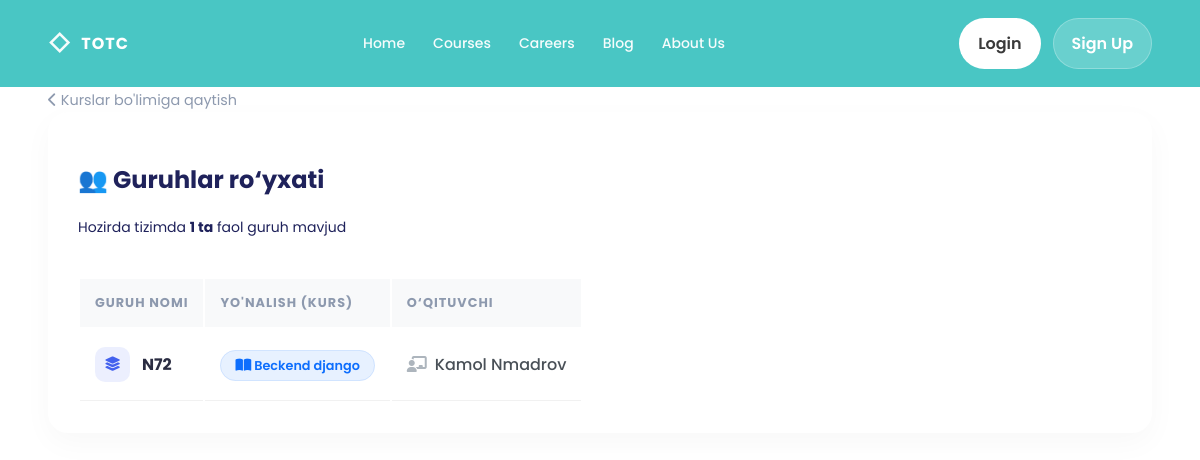
Page /courses/groups/ (signed in) on the earlier database version.
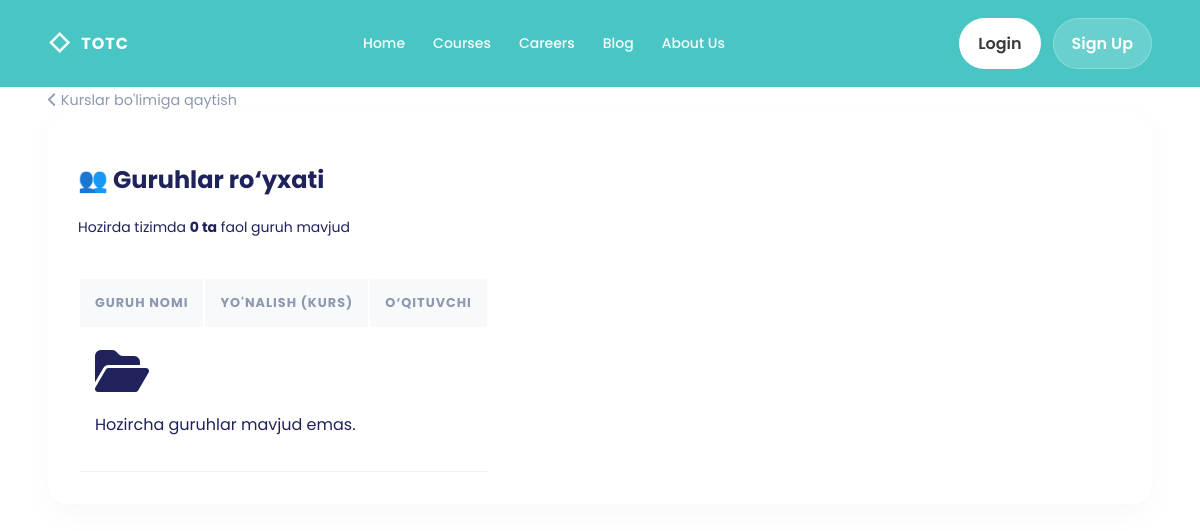
Same page on the later database version.
### courses/models.py (models this page shows, shortened)
class Group(models.Model):
    name = models.CharField(max_length=50)
    course = models.ForeignKey(Course, on_delete=models.CASCADE)
    teacher = models.ForeignKey(Teacher, on_delete=models.SET_NULL, null=True)
    created_at = models.DateTimeField(auto_now_add=True)
    updated_at = models.DateTimeField(auto_now=True)
    class Meta:
        ordering = ('name',)
        verbose_name = 'Group'
        verbose_name_plural = 'Groups'

class Course(models.Model):
    name = models.CharField(max_length=100)
    created_at = models.DateTimeField(auto_now_add=True)
    updated_at = models.DateTimeField(auto_now=True)
    class Meta:
        ordering = ('name',)
        verbose_name = 'Course'
        verbose_name_plural = 'Courses'

### teachers/models.py (models this page shows, shortened)
class Teacher(models.Model):
    user = models.OneToOneField(User, on_delete=models.CASCADE)
    speciality = models.CharField(max_length=100)
    created_at = models.DateTimeField(auto_now_add=True)
    updated_at = models.DateTimeField(auto_now=True)
    class Meta:
        ordering = ('user__username',)
        verbose_name = 'Teacher'
        verbose_name_plural = 'Teachers'

### accounts/models.py (models this page shows, shortened)
class User(AbstractUser):
    ROLE = (
        ('admin', 'Admin'),
        ('teacher', 'Teacher'),
        ('student', 'Student'),
    )
    role = models.CharField(max_length=10, choices=ROLE)
    avatar = models.ImageField(upload_to='avatar/', default='')
    created_at = models.DateTimeField(auto_now_add=True)
    updated_at = models.DateTimeField(auto_now=True)
    class Meta:
        ordering = ['-id']
        verbose_name = 'User'
        verbose_name_plural = 'Users'

### courses/views.py (the view)
# urls.py: path('groups/', GroupListView.as_view(), name='group_list'),
class GroupListView(LoginRequiredMixin, View):
    def get(self, request):
        groups = Group.objects.select_related('course', 'teacher')
        return render(
            request,
            'courses/group_list.html',
            {'groups': groups}
        )

### templates/courses/group_list.html (shortened to what this page needs)
{% extends "base.html" %}
{% block content %}
    <link rel="stylesheet" href="https://cdnjs.cloudflare.com/ajax/libs/font-awesome/6.4.0/css/all.min.css">
    <div class="container py-4">
        <a href="/courses/" class="back-link d-inline-block mb-3">
            <i class="fas fa-chevron-left me-1"></i> Kurslar bo'limiga qaytish
        </a>
        <div class="page-card">
            <div class="top-section">
                <div>
                    <h2 class="fw-bold mb-1">👥 Guruhlar ro‘yxati</h2>
                    <p class="text-muted small mb-0">Hozirda tizimda <strong>{{ groups|length }} ta</strong> faol guruh
                        mavjud</p>
                </div>
            </div>
            <div class="table-responsive">
                <table class="table groups-table mb-0">
                    <thead>
                    <tr>
                        <th>Guruh nomi</th>
                        <th>Yo'nalish (Kurs)</th>
                        <th>O‘qituvchi</th>
                    </tr>
                    </thead>
                    <tbody>
                    {% for group in groups %}
                        <tr>
                            <td>
                                <div class="group-name-cell">
                                    <div class="group-icon-circle">
                                        <i class="fas fa-layer-group"></i>
                                    </div>
                                    {{ group.name }}
                                </div>
                            </td>
                            <td>
                            <span class="course-badge">
                                <i class="fas fa-book-open me-1 small"></i> {{ group.course.name }}
                            </span>
                            </td>
                            <td>
                                {% if group.teacher %}
                                    <div class="teacher-info">
                                        <i class="fas fa-chalkboard-teacher"></i>
                                        {{ group.teacher.user.first_name }} {{ group.teacher.user.last_name }}
                                    </div>
                                {% else %}
                                    <span class="no-teacher">
                                    <i class="fas fa-user-slash me-1"></i> Biriktirilmagan
                                </span>
                                {% endif %}
                            </td>
                        </tr>
                    {% empty %}
                        <tr>
                            <td colspan="3" class="text-center py-5">
                                <i class="fas fa-folder-open fa-3x text-muted mb-3 opacity-50"></i>
                                <p class="text-muted mb-0">Hozircha guruhlar mavjud emas.</p>
                            </td>
                        </tr>
                    {% endfor %}
                    </tbody>
                </table>
            </div>
        </div>
    </div>
{% endblock %}

Differences in the rows shown:
removed Group: name "N72", course.name "Beckend django", teacher.user.first_name "Kamol", teacher.user.last_name "Nmadrov"
Other differences:
{{ groups|length }}: "1" → "0"
text now shown: "Hozircha guruhlar mavjud emas."
